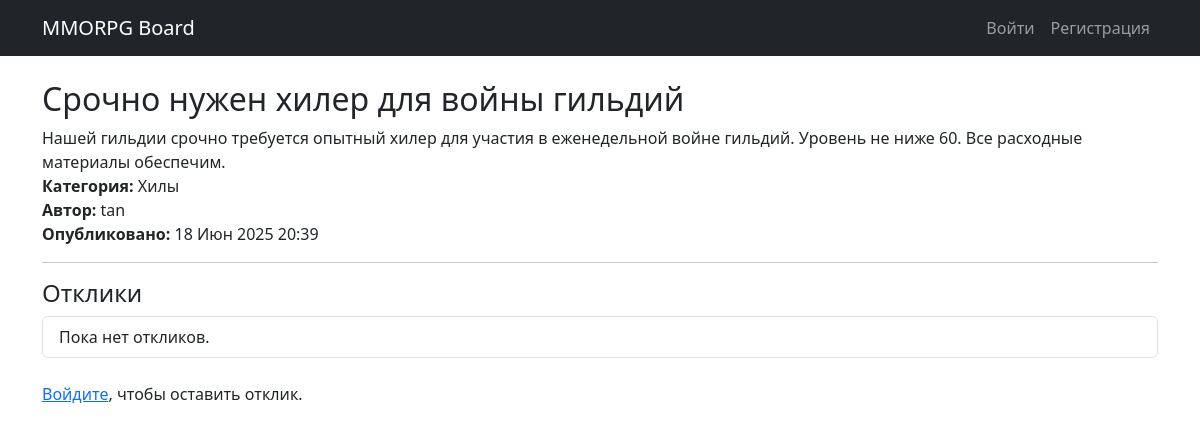
The page /post/13/ on the database its author committed.
### board/models.py (models this page shows, shortened)
class Post(models.Model):
    author = models.ForeignKey(User, on_delete=models.CASCADE)
    title = models.CharField(max_length=100)
    content = RichTextUploadingField()
    category = models.ForeignKey(Category, on_delete=models.SET_NULL, null=True)
    created_at = models.DateTimeField(auto_now_add=True)
    updated_at = models.DateTimeField(auto_now=True)
    class Meta:
        ordering = ['-created_at']
        verbose_name = 'Объявление'
        verbose_name_plural = 'Объявления'

class Category(models.Model):
    name = models.CharField(max_length=100, unique=True, choices=CATEGORY_CHOICES)

### board/views.py (the view)
# urls.py: path('post/<int:pk>/', PostDetailView.as_view(), name='post_detail'),
class PostDetailView(DetailView):
    model = Post
    template_name = 'board/post_detail.html'
    context_object_name = 'post'
    def get_context_data(self, **kwargs):
        context = super().get_context_data(**kwargs)
        context['form'] = ReplyForm()
        return context
    def post(self, request, *args, **kwargs):
        self.object = self.get_object()
        form = ReplyForm(request.POST)
        if form.is_valid():
            reply = form.save(commit=False)
            reply.post = self.object
            reply.user = request.user
            reply.save()
            messages.success(request, 'Отклик отправлен!')
            return redirect('post_detail', pk=self.object.pk)
        context = self.get_context_data(form=form)
        return self.render_to_response(context)

### templates/board/post_detail.html (shortened to what this page needs)
{% extends 'base.html' %}
{% block content %}
<h2>{{ post.title }}</h2>
<div class="mb-3">
<div>{{ post.content|safe }}</div>
  <p>
    <strong>Категория:</strong> {{ post.category.get_name_display }}<br>
    <strong>Автор:</strong> {{ post.author.username }}<br>
    <strong>Опубликовано:</strong> {{ post.created_at|date:"d M Y H:i" }}
  </p>
</div>
<hr>
<h4>Отклики</h4>
<ul class="list-group mb-4">
  {% for reply in replies %}
    <li class="list-group-item d-flex justify-content-between align-items-center">
      <div>
        <strong>{{ reply.user }}</strong>: {{ reply.text }}
        {% if reply.accepted %}
          <span class="badge bg-success ms-2">Принят</span>
        {% endif %}
      </div>
    </li>
  {% empty %}
    <li class="list-group-item">Пока нет откликов.</li>
  {% endfor %}
</ul>
{% if user.is_authenticated %}
  <h4>Откликнуться</h4>
  <form method="post" class="mb-5">
    {% csrf_token %}
    {{ form.as_p }}
    <button class="btn btn-primary" type="submit">Отправить отклик</button>
  </form>
{% else %}
  <p><a href="{% url 'login' %}">Войдите</a>, чтобы оставить отклик.</p>
{% endif %}
{% endblock %}

### rows shown on the page
Post: title "Срочно нужен хилер для войны гильдий", content "Нашей гильдии срочно требуется опытный хилер для участия в еженедельной войне гильдий. Уровень не ниже 60. Все расходные материалы обеспечим.", category.name "Хилы", author.username "tan", created_at "18 Июн 2025 20:39"
